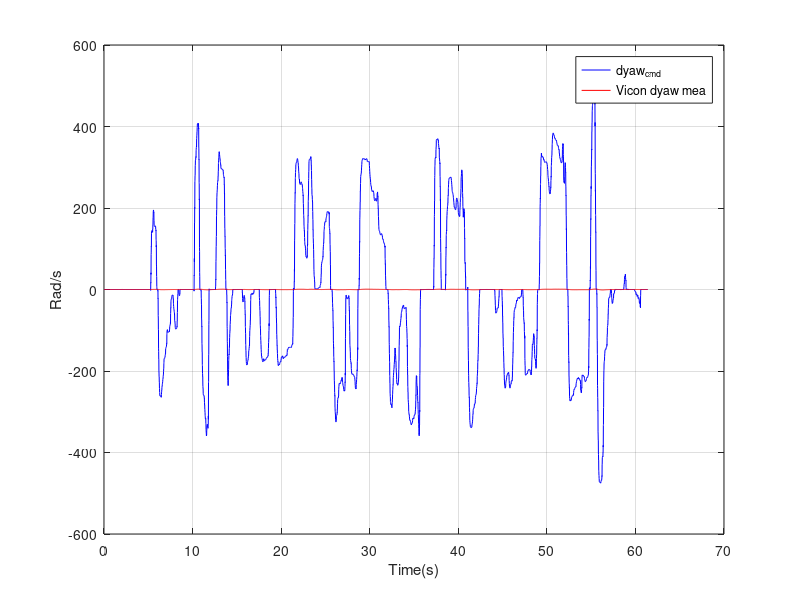
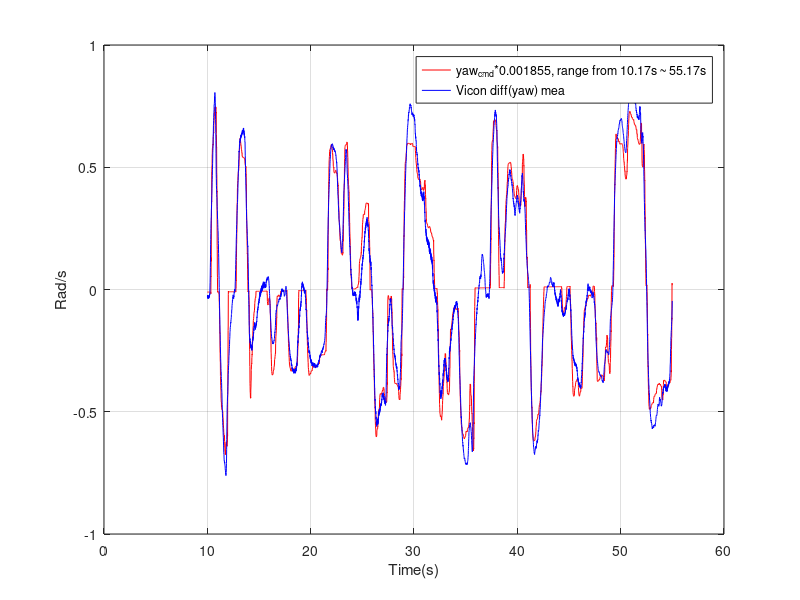

The MATLAB script that drew these images, in order:
%Copyright (C) 2017, by 
%Inkyu Sa, inkyu.sa@mavt.ethz.ch
%Mina Kamel, mina.kamel@mavt.ethz.ch

%This is free software: you can redistribute it and/or modify
%it under the terms of the GNU Lesser General Public License as published by
%the Free Software Foundation, either version 3 of the License, or
%(at your option) any later version.
 
%This software package is distributed in the hope that it will be useful,
%but WITHOUT ANY WARRANTY; without even the implied warranty of
%MERCHANTABILITY or FITNESS FOR A PARTICULAR PURPOSE.  See the
%GNU Lesser General Public License for more details.

%You should have received a copy of the GNU Leser General Public License.
%If not, see <http://www.gnu.org/licenses/>.

close all
clear all
load data/ExperimentYaw.mat
yaw_vc_cmd = Experiment1.RCData.channel(4,:);
yaw_vc_cmd = -(yaw_vc_cmd-1024);


% pitch_vc_cmd = Experiment1.RCData.channel(1,:);
% pitch_vc_cmd = pitch_vc_cmd-1024;

rc_t=Experiment1.RCData.t;

vicon_yaw=Experiment1.rpy(3,:); %in rad!!!
vicon_t=Experiment1.Vicon.t; % in second.
ts = mean(diff(vicon_t)); % in second.
dvicon_yaw=diff(vicon_yaw)/ts;
dvicon_yaw=[dvicon_yaw dvicon_yaw(end)];

figure('Name','Before regression Yaw');
plot(rc_t,yaw_vc_cmd,'b');
hold on;
plot(vicon_t,dvicon_yaw,'r');
xlabel('Time(s)');
ylabel('Rad/s');
legend('dyaw_{cmd}','Vicon dyaw mea');
grid on;

[yaw,lag_yaw]=xcorr(yaw_vc_cmd,dvicon_yaw);

[~,I_yaw]=max(yaw);
time_sync_yaw=lag_yaw(I_yaw);

rc_t = rc_t-time_sync_yaw*ts;

%========================
% Selecting sample range
%========================

start_t=10;
end_t=55;

b_idx=min(find(abs(rc_t - start_t)< ts));
e_idx=min(find(abs(rc_t - end_t)< ts));
samp_range_u=b_idx:e_idx-1;

b_idx=min(find(abs(vicon_t - start_t)< ts));
e_idx=min(find(abs(vicon_t - end_t)< ts));
samp_range_y=b_idx:e_idx;

u_yaw=detrend(yaw_vc_cmd(samp_range_u));
% u_pitch=pitch_vc_cmd(samp_range);
u_t=rc_t(samp_range_u);
y_dyaw=detrend(dvicon_yaw(samp_range_y));
% y_pitch=vicon_pitch(samp_range);
y_t=vicon_t(samp_range_y);
y_t(end)=[];
y_dyaw(end)=[];


%==================================
% nonlinear optimisation for yaw
%==================================
f=@(x)sum((y_dyaw - x*u_yaw).^2);
options = optimset('Display','Iter','MaxIter',2000,...
                   'MaxFunEvals',20000,...
                   'TolFun',1e-99,...
                   'TolX',1e-99);
th=0.1;
[x_yaw,fval,exitflag] = fminsearch(f,th,options);
fprintf('x_yaw=%f\n',x_yaw);
%x_yaw=-0.00323;
figure('Name','After regression yaw');
plot(u_t,u_yaw*x_yaw,'r');
hold on;
plot(y_t,y_dyaw,'b');

xlabel('Time(s)');
ylabel('Rad/s');
strLeg_Yaw=sprintf('yaw_{cmd}*%f, range from %.2fs ~ %.2fs',x_yaw,rc_t(b_idx),rc_t(e_idx));
legend(strLeg_Yaw,'Vicon diff(yaw) mea');
grid on;

